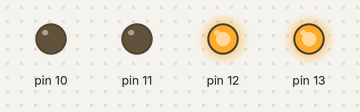
Recording of a sketch running on a simulated Arduino Uno, built with avr-gcc and run on an emulated ATmega328P. On the bench: output pins drawn as LEDs (lit = HIGH).

Above: at 0.1 s.
At 5.1 s:
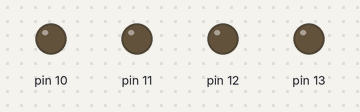
At 9.1 s:
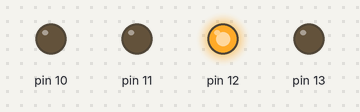
At 17.1 s:
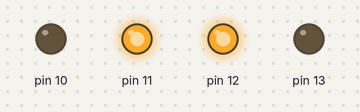
At 25.1 s:
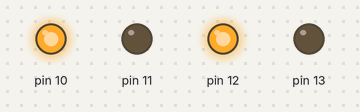
At 35.1 s:
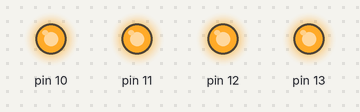
Timing chart, 0 to 36.6 s (numbered marks = the images above):
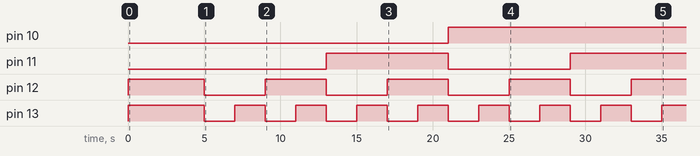

The sketch:

Arduino_Binary_Counter_LED_0-15.ino
```cpp
void setup() {
  pinMode(13, OUTPUT);
  pinMode(12, OUTPUT);
  pinMode(11, OUTPUT);
  pinMode(10, OUTPUT);
}

void loop() {
  digitalWrite(13, HIGH);
  digitalWrite(12, HIGH);
  delay(5000);
  for (int num = 0; num <= 15; num++){
    digitalWrite(13, (num & 0b0001) ? HIGH: LOW);
    digitalWrite(12, (num & 0b0010) ? HIGH: LOW);
    digitalWrite(11, (num & 0b0100) ? HIGH: LOW);
    digitalWrite(10, (num & 0b1000) ? HIGH: LOW);
    delay(2000);
  }
  delay(10000);
}
```

Measured:
- by itself, pin 10: LOW → HIGH at 21.0 s
- by itself, pin 11: LOW → HIGH at 13.0 s, → LOW 8.0 s later, → HIGH 8.0 s later
- by itself, pin 12: repeats every 8.0 s: LOW 4.0 s, HIGH 4.0 s
- by itself, pin 13: repeats every 4.0 s: LOW 2.0 s, HIGH 2.0 s
